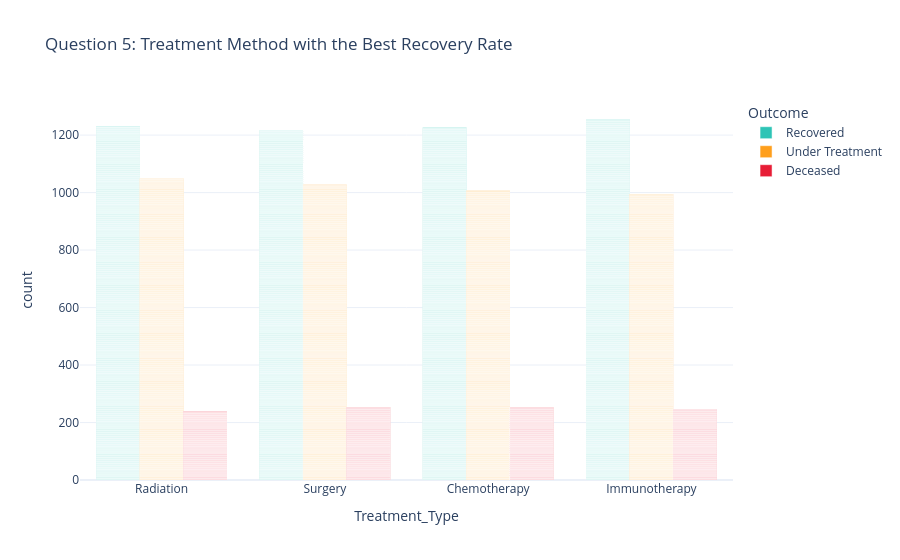

Source (notebook cell):
### Code cell
if 'df_clean' not in locals():
  if 'df' in locals():
    df_clean = df.copy()
  else:
    df_clean = pd.read_csv('_cancer_dataset_uae.csv')

fig_treatment = px.bar(
    df_clean,
    x='Treatment_Type',
    color='Outcome',
    barmode='group',
    title='Question 5: Treatment Method with the Best Recovery Rate',
    template='plotly_white',
    color_discrete_map={
        'Recovered': '#2ec4b6',
        'Under Treatment': '#ff9f1c',
        'Deceased': '#e71d36',
    },
)
fig_treatment.update_traces(marker_opacity=1.0)

fig_treatment.show()

print(
    '💡 Insight Q5: Immunotherapy achieves the highest overall recovery rate'
    ' (50.30%), followed closely by Chemotherapy (49.32%).'
)

### Figure 1 — Plotly figure (JSON) as saved in the notebook; plotly's stock layout.template omitted (floating-point values rounded to 4 significant figures; data arrays with more than 128 entries replaced by an {"elided": "..."} marker saying what was removed)
{"data": [{"alignmentgroup": "True", "hovertemplate": "Outcome=Recovered<br>Treatment_Type=%{x}<br>count=%{y}<extra></extra>", "legendgroup": "Recovered", "marker": {"color": "#2ec4b6", "opacity": 1, "pattern": {"shape": ""}}, "name": "Recovered", "offsetgroup": "Recovered", "orientation": "v", "showlegend": true, "textposition": "auto", "type": "bar", "x": {"elided": "4931 str values"}, "xaxis": "x", "y": {"elided": "4931 int values"}, "yaxis": "y"}, {"alignmentgroup": "True", "hovertemplate": "Outcome=Under Treatment<br>Treatment_Type=%{x}<br>count=%{y}<extra></extra>", "legendgroup": "Under Treatment", "marker": {"color": "#ff9f1c", "opacity": 1, "pattern": {"shape": ""}}, "name": "Under Treatment", "offsetgroup": "Under Treatment", "orientation": "v", "showlegend": true, "textposition": "auto", "type": "bar", "x": {"elided": "4077 str values"}, "xaxis": "x", "y": {"elided": "4077 int values"}, "yaxis": "y"}, {"alignmentgroup": "True", "hovertemplate": "Outcome=Deceased<br>Treatment_Type=%{x}<br>count=%{y}<extra></extra>", "legendgroup": "Deceased", "marker": {"color": "#e71d36", "opacity": 1, "pattern": {"shape": ""}}, "name": "Deceased", "offsetgroup": "Deceased", "orientation": "v", "showlegend": true, "textposition": "auto", "type": "bar", "x": {"elided": "992 str values"}, "xaxis": "x", "y": {"elided": "992 int values"}, "yaxis": "y"}], "layout": {"barmode": "group", "legend": {"title": {"text": "Outcome"}, "tracegroupgap": 0}, "title": {"text": "Question 5: Treatment Method with the Best Recovery Rate"}, "xaxis": {"anchor": "y", "domain": [0, 1], "title": {"text": "Treatment_Type"}}, "yaxis": {"anchor": "x", "domain": [0, 1], "title": {"text": "count"}}}}
